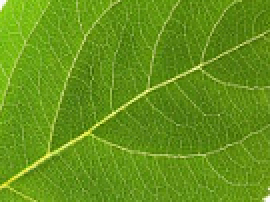
#> input picture Pattern Recogniton Problems/Fourier Descriptor/final.png, 135 x 101 px (shown 2 times larger)
$ jupyter execute --allow-errors code_4.ipynb
#> lines starting #> are read from the running program, lines starting #| are printed output that depends on the picture
[cell 1]
import numpy as np
import cv2
from matplotlib import pyplot as plt
leaf = cv2.imread('final.png',0)
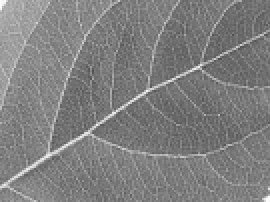
#> leaf: shape (101, 135) (shown 2 times larger); min 76, max 253, mean 127.2
leaf

[cell 2]
leaf.shape
#> Out = (101, 135)
